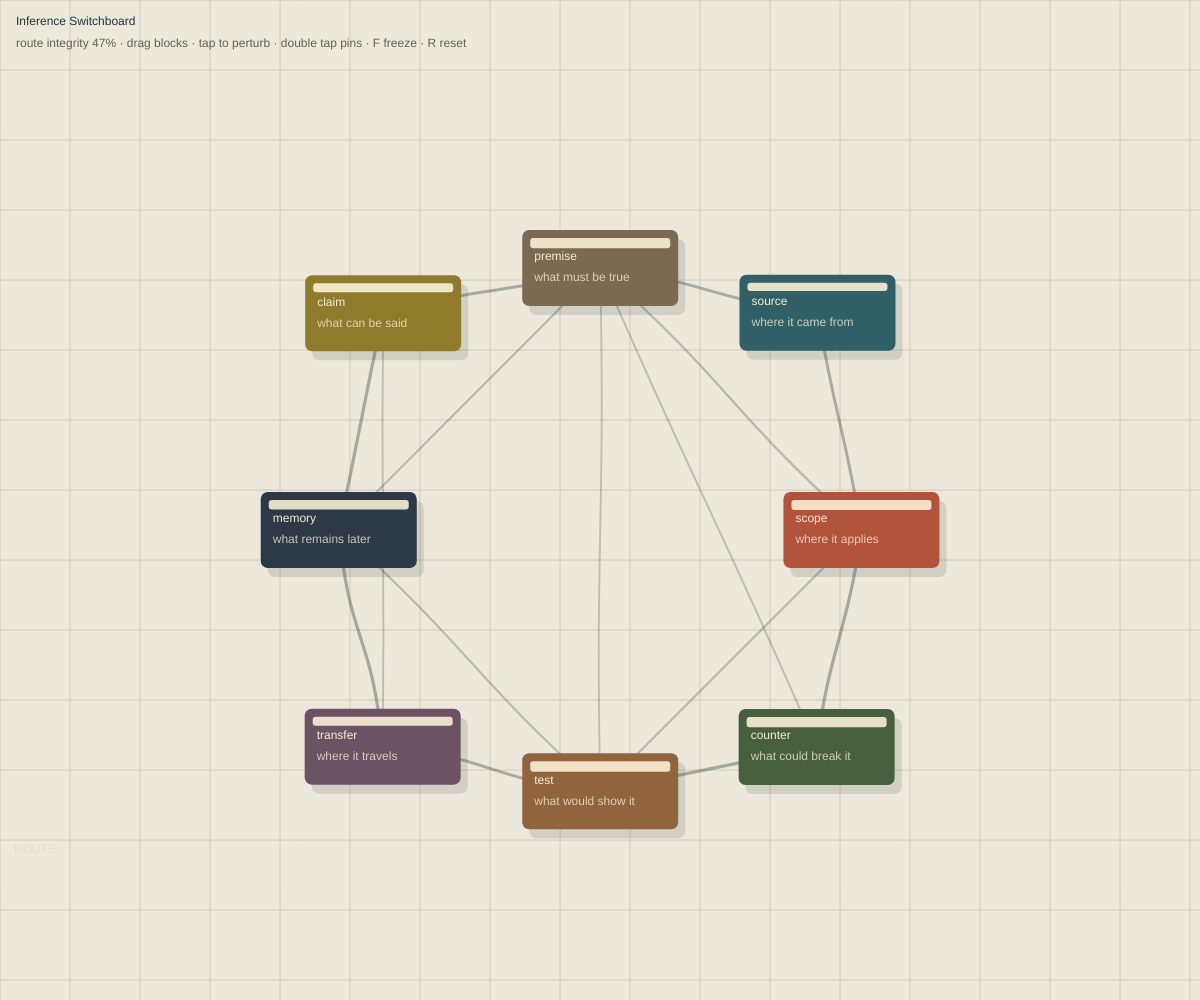
Frame 1 (no input)
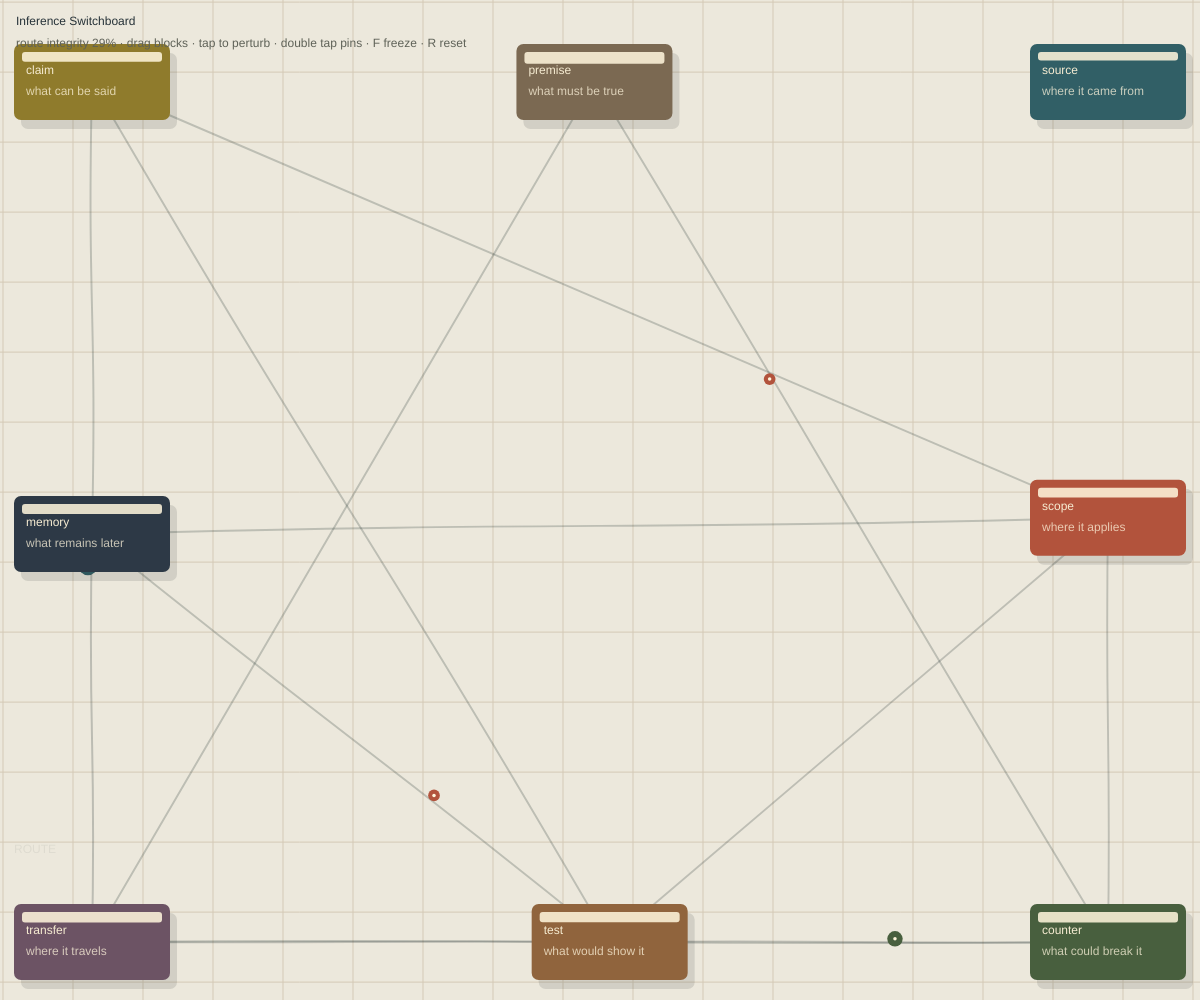
Frame 60 (no input)
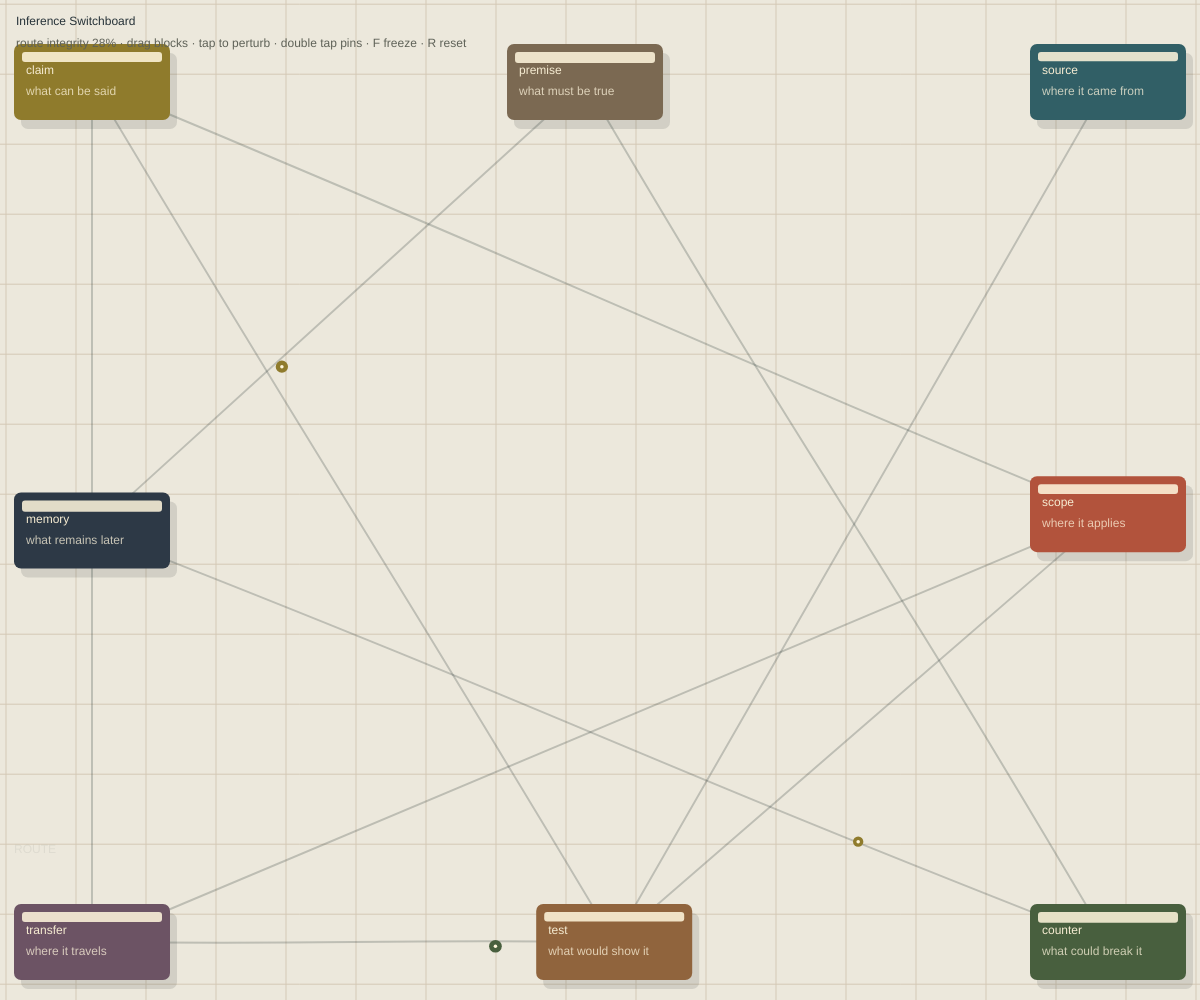
Frame 120 (the mouse pressed at the canvas centre since frame 60)

The p5.js sketch that drew these frames (run headless with seeded random() and noise() and a simulated clock; from frame 60 on, the mouse is pressed at the canvas centre):

// p5.js sketch
// ── sketch.js
// Inference Switchboard - draggable logic blocks that test whether a route can carry understanding.

const LABELS = [
  ['premise', 'what must be true'],
  ['source', 'where it came from'],
  ['scope', 'where it applies'],
  ['counter', 'what could break it'],
  ['test', 'what would show it'],
  ['transfer', 'where it travels'],
  ['memory', 'what remains later'],
  ['claim', 'what can be said'],
];

const PALETTE = ['#7b6952', '#315f66', '#b2533c', '#485f3e', '#90643d', '#6c5364', '#2d3946', '#8f7b2c'];

let nodes = [];
let packets = [];
let selected = -1;
let selectedOffset = { x: 0, y: 0 };
let pulse = { x: 0, y: 0, force: 0 };
let frozen = false;

function setup() {
  createCanvas(viewportWidth(), viewportHeight());
  pixelDensity(min(2, window.devicePixelRatio || 1));
  textFont('ui-sans-serif, system-ui, -apple-system, BlinkMacSystemFont, "Segoe UI", sans-serif');
  seed();
}

function seed() {
  const s = min(width, height);
  const compactTargets = compactNodeTargets();
  nodes = LABELS.map(([title, note], i) => {
    const angle = -HALF_PI + (TWO_PI * i) / LABELS.length;
    const radius = s * (0.26 + (i % 2) * 0.045);
    const target = compactTargets?.[i];
    return {
      title,
      note,
      x: target ? target.x : width * 0.5 + cos(angle) * radius,
      y: target ? target.y : height * 0.53 + sin(angle) * radius,
      vx: random(-0.6, 0.6),
      vy: random(-0.6, 0.6),
      tone: PALETTE[i],
      trust: random(0.28, 0.78),
      phase: random(TWO_PI),
      pin: false,
    };
  });
  keepNodesInBounds();
  packets = [];
  for (let i = 0; i < 9; i += 1) spawnPacket(i % nodes.length);
}

function draw() {
  background('#ece8dc');
  drawBoard();
  if (!frozen) updateNodes();
  drawEdges();
  updatePackets();
  drawNodes();
  drawPanel();
  pulse.force *= 0.88;
}

function drawBoard() {
  const step = max(34, min(width, height) * 0.07);
  stroke('#d4c9b6');
  strokeWeight(1);
  for (let x = (frameCount * 0.05) % step; x < width; x += step) line(x, 0, x, height);
  for (let y = (frameCount * 0.035) % step; y < height; y += step) line(0, y, width, y);

  noStroke();
  fill(43, 54, 59, 18);
  textAlign(LEFT, TOP);
  textStyle(BOLD);
  textSize(constrain(width * 0.115, 48, 128));
  text('ROUTE', 14, height - constrain(width * 0.15, 86, 156));
  textStyle(NORMAL);
}

function updateNodes() {
  const centerX = width * 0.5;
  const centerY = height * 0.53;
  nodes.forEach((node, i) => {
    if (i === selected || node.pin) return;

    const compactTargets = compactNodeTargets();
    const target = compactTargets?.[i];
    let ax = ((target?.x ?? centerX) - node.x) * (target ? 0.0038 : 0.00065);
    let ay = ((target?.y ?? centerY) - node.y) * (target ? 0.0038 : 0.00065);
    ax += cos(frameCount * 0.013 + node.phase) * 0.024;
    ay += sin(frameCount * 0.016 + node.phase) * 0.024;

    nodes.forEach((other, j) => {
      if (i === j) return;
      const dx = node.x - other.x;
      const dy = node.y - other.y;
      const d2 = max(90, dx * dx + dy * dy);
      const repel = width < 520 ? 86 : 185;
      ax += (dx / d2) * repel;
      ay += (dy / d2) * repel;
    });

    if (pulse.force > 0.01) {
      const dx = node.x - pulse.x;
      const dy = node.y - pulse.y;
      const d2 = max(80, dx * dx + dy * dy);
      ax += (dx / d2) * 240 * pulse.force;
      ay += (dy / d2) * 240 * pulse.force;
      node.trust = lerp(node.trust, 1, 0.015 * pulse.force);
    }

    node.vx = (node.vx + ax) * 0.9;
    node.vy = (node.vy + ay) * 0.9;
    const bounds = nodeBounds();
    node.x = constrain(node.x + node.vx, bounds.x, layoutWidth() - bounds.x);
    node.y = constrain(node.y + node.vy, bounds.top, height - bounds.bottom);
    node.trust = lerp(node.trust, 0.25 + 0.7 * noise(node.x * 0.005, node.y * 0.005, frameCount * 0.005), 0.025);
  });
}

function routeScore(a, b) {
  const d = dist(a.x, a.y, b.x, b.y);
  const range = min(width, height) * 0.43;
  const distanceScore = constrain(1 - d / range, 0, 1);
  const complement = 1 - abs(a.trust - b.trust);
  return distanceScore * 0.7 + complement * 0.3;
}

function edgeList() {
  const edges = [];
  for (let i = 0; i < nodes.length; i += 1) {
    for (let j = i + 1; j < nodes.length; j += 1) {
      const score = routeScore(nodes[i], nodes[j]);
      if (score > 0.28) edges.push({ from: i, to: j, score });
    }
  }
  return edges.sort((a, b) => b.score - a.score).slice(0, 15);
}

function drawEdges() {
  const edges = edgeList();
  edges.forEach((edge, index) => {
    const a = nodes[edge.from];
    const b = nodes[edge.to];
    const bend = sin(frameCount * 0.015 + index) * 18 * edge.score;
    noFill();
    stroke(41, 54, 52, 34 + edge.score * 92);
    strokeWeight(0.8 + edge.score * 3.8);
    bezier(
      a.x,
      a.y,
      (a.x + b.x) * 0.5 + bend,
      (a.y + b.y) * 0.5 - bend,
      (a.x + b.x) * 0.5 - bend,
      (a.y + b.y) * 0.5 + bend,
      b.x,
      b.y
    );
  });
}

function updatePackets() {
  if (!frozen && frameCount % 18 === 0) spawnPacket(floor(random(nodes.length)));

  for (let i = packets.length - 1; i >= 0; i -= 1) {
    const packet = packets[i];
    packet.t += packet.speed;
    if (packet.t >= 1) {
      const destination = packet.to;
      nodes[destination].trust = min(1, nodes[destination].trust + 0.12);
      packets.splice(i, 1);
      if (!frozen && random() < 0.72) spawnPacket(destination);
      continue;
    }
    const a = nodes[packet.from];
    const b = nodes[packet.to];
    const u = 1 - pow(1 - packet.t, 3);
    const wobble = sin(packet.t * PI) * packet.arc;
    const x = lerp(a.x, b.x, u) + cos(packet.angle) * wobble;
    const y = lerp(a.y, b.y, u) + sin(packet.angle) * wobble;
    noStroke();
    fill(packet.color);
    circle(x, y, 7 + sin(packet.t * PI) * 12);
    fill('#fff6dc');
    circle(x, y, 3.5);
  }
}

function spawnPacket(from) {
  const edges = edgeList().filter((edge) => edge.from === from || edge.to === from);
  if (edges.length === 0) return;
  const edge = random(edges.slice(0, min(5, edges.length)));
  const to = edge.from === from ? edge.to : edge.from;
  packets.push({
    from,
    to,
    t: 0,
    speed: random(0.009, 0.021),
    arc: random(-22, 22),
    angle: random(TWO_PI),
    color: random(['#b2533c', '#315f66', '#8f7b2c', '#485f3e']),
  });
}

function drawNodes() {
  nodes.forEach((node, i) => {
    const hover = dist(mouseX, mouseY, node.x, node.y) < 66 || selected === i;
    const w = nodeWidth();
    const h = nodeHeight();
    const x = node.x - w / 2;
    const y = node.y - h / 2;
    noStroke();
    fill(39, 48, 48, hover ? 58 : 34);
    rect(x + 7, y + 9, w, h, 7);
    fill(node.tone);
    rect(x, y, w, h, 7);
    fill(255, 246, 221, 220);
    rect(x + 8, y + 8, w - 16, 5 + node.trust * 8, 3);
    fill('#f6ecd2');
    textAlign(LEFT, TOP);
    textStyle(BOLD);
    textSize(13);
    text(node.title, x + 12, y + 21);
    textStyle(NORMAL);
    textSize(10.5);
    fill(255, 246, 221, 188);
    text(node.note, x + 12, y + 42, w - 24, 28);
    if (node.pin) {
      fill('#f6ecd2');
      circle(x + w - 14, y + 14, 7);
    }
  });
}

function drawPanel() {
  const score = floor(meanRouteScore() * 100);
  const compact = width < 520;
  noStroke();
  fill('#263238');
  textAlign(LEFT, TOP);
  textStyle(BOLD);
  textSize(compact ? 13 : 14);
  text('Inference Switchboard', 16, 16);
  textStyle(NORMAL);
  fill('#5f6258');
  textSize(compact ? 12 : 14);
  const help = compact
    ? `route ${score}% · drag · tap · double tap pins\nF freeze · R reset`
    : `route integrity ${score}% · drag blocks · tap to perturb · double tap pins · F freeze · R reset`;
  text(help, 16, 38, width - 32, compact ? 42 : 24);
}

function meanRouteScore() {
  const edges = edgeList();
  if (!edges.length) return 0;
  return edges.reduce((sum, edge) => sum + edge.score, 0) / edges.length;
}

function pickNode(x, y) {
  for (let i = nodes.length - 1; i >= 0; i -= 1) {
    const node = nodes[i];
    const w = nodeWidth();
    const h = nodeHeight();
    if (x > node.x - w / 2 && x < node.x + w / 2 && y > node.y - h / 2 && y < node.y + h / 2) return i;
  }
  return -1;
}

function mousePressed() {
  selected = pickNode(mouseX, mouseY);
  pulse = { x: mouseX, y: mouseY, force: selected === -1 ? 1 : 0.45 };
  if (selected >= 0) {
    selectedOffset = { x: nodes[selected].x - mouseX, y: nodes[selected].y - mouseY };
    nodes[selected].pin = false;
  }
  return false;
}

function mouseDragged() {
  pulse = { x: mouseX, y: mouseY, force: 0.8 };
  if (selected >= 0) {
    const node = nodes[selected];
    const bounds = nodeBounds();
    node.x = constrain(mouseX + selectedOffset.x, bounds.x, layoutWidth() - bounds.x);
    node.y = constrain(mouseY + selectedOffset.y, bounds.top, height - bounds.bottom);
    node.vx = movedX * 0.2;
    node.vy = movedY * 0.2;
    node.trust = min(1, node.trust + 0.02);
  }
  return false;
}

function mouseReleased() {
  selected = -1;
}

function doubleClicked() {
  const hit = pickNode(mouseX, mouseY);
  if (hit >= 0) nodes[hit].pin = !nodes[hit].pin;
  return false;
}

function touchStarted() {
  return mousePressed();
}

function touchMoved() {
  return mouseDragged();
}

function touchEnded() {
  selected = -1;
  return false;
}

function keyPressed() {
  if (key === 'r' || key === 'R') seed();
  if (key === 'f' || key === 'F') frozen = !frozen;
  if (key === ' ') spawnPacket(floor(random(nodes.length)));
}

function keepNodesInBounds() {
  const bounds = nodeBounds();
  nodes.forEach((node) => {
    node.x = constrain(node.x, bounds.x, layoutWidth() - bounds.x);
    node.y = constrain(node.y, bounds.top, height - bounds.bottom);
  });
}

function nodeWidth() {
  return width < 520 ? 104 : constrain(width * 0.155, 112, 156);
}

function nodeHeight() {
  return width < 520 ? 61 : constrain(width * 0.074, 62, 76);
}

function nodeBounds() {
  return {
    x: nodeWidth() / 2 + 14,
    top: width < 520 ? 108 : nodeHeight() / 2 + 44,
    bottom: nodeHeight() / 2 + 20,
  };
}

function viewportWidth() {
  return min(windowWidth, document.documentElement.clientWidth || windowWidth);
}

function viewportHeight() {
  return min(windowHeight, document.documentElement.clientHeight || windowHeight);
}

function layoutWidth() {
  return min(width, window.innerWidth || width, document.documentElement.clientWidth || width, window.visualViewport?.width || width);
}

function compactNodeTargets() {
  if (width >= 520) return null;
  const right = min(layoutWidth() - 70, 286);
  return [
    { x: 224, y: height * 0.30 },
    { x: right, y: height * 0.36 },
    { x: right, y: height * 0.49 },
    { x: right, y: height * 0.63 },
    { x: 222, y: height * 0.66 },
    { x: 132, y: height * 0.62 },
    { x: 108, y: height * 0.48 },
    { x: 134, y: height * 0.34 },
  ];
}

function windowResized() {
  resizeCanvas(viewportWidth(), viewportHeight());
  keepNodesInBounds();
}
